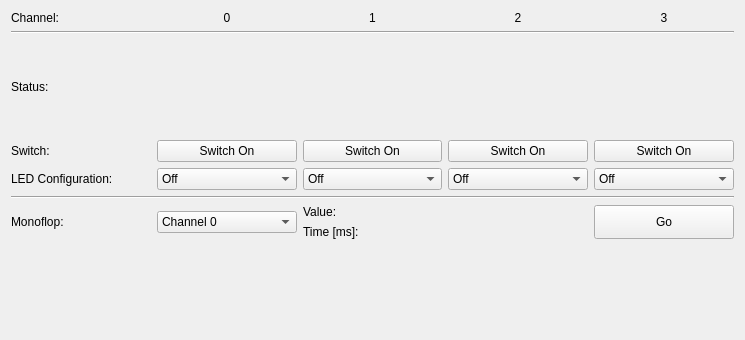
<?xml version="1.0" encoding="UTF-8"?>
<ui version="4.0">
 <class>IndustrialQuadRelayV2</class>
 <widget class="QWidget" name="IndustrialQuadRelayV2">
  <property name="geometry">
   <rect>
    <x>0</x>
    <y>0</y>
    <width>745</width>
    <height>340</height>
   </rect>
  </property>
  <property name="windowTitle">
   <string>Form</string>
  </property>
  <layout class="QVBoxLayout" name="verticalLayout">
   <item>
    <layout class="QGridLayout" name="gridLayout_2">
     <item row="3" column="2">
      <widget class="QLabel" name="b1_icon">
       <property name="text">
        <string/>
       </property>
       <property name="alignment">
        <set>Qt::AlignCenter</set>
       </property>
      </widget>
     </item>
     <item row="2" column="1">
      <spacer name="verticalSpacer_3">
       <property name="orientation">
        <enum>Qt::Vertical</enum>
       </property>
       <property name="sizeHint" stdset="0">
        <size>
         <width>20</width>
         <height>40</height>
        </size>
       </property>
      </spacer>
     </item>
     <item row="5" column="3">
      <widget class="QPushButton" name="b2">
       <property name="sizePolicy">
        <sizepolicy hsizetype="Expanding" vsizetype="Fixed">
         <horstretch>0</horstretch>
         <verstretch>0</verstretch>
        </sizepolicy>
       </property>
       <property name="text">
        <string>Switch On</string>
       </property>
      </widget>
     </item>
     <item row="3" column="4">
      <widget class="QLabel" name="b3_icon">
       <property name="text">
        <string/>
       </property>
       <property name="alignment">
        <set>Qt::AlignCenter</set>
       </property>
      </widget>
     </item>
     <item row="5" column="4">
      <widget class="QPushButton" name="b3">
       <property name="sizePolicy">
        <sizepolicy hsizetype="Expanding" vsizetype="Fixed">
         <horstretch>0</horstretch>
         <verstretch>0</verstretch>
        </sizepolicy>
       </property>
       <property name="text">
        <string>Switch On</string>
       </property>
      </widget>
     </item>
     <item row="7" column="0" colspan="5">
      <widget class="Line" name="line">
       <property name="orientation">
        <enum>Qt::Horizontal</enum>
       </property>
      </widget>
     </item>
     <item row="0" column="0">
      <widget class="QLabel" name="label_5">
       <property name="text">
        <string>Channel:</string>
       </property>
      </widget>
     </item>
     <item row="3" column="1">
      <widget class="QLabel" name="b0_icon">
       <property name="text">
        <string/>
       </property>
       <property name="alignment">
        <set>Qt::AlignCenter</set>
       </property>
      </widget>
     </item>
     <item row="0" column="2">
      <widget class="QLabel" name="b1_label">
       <property name="sizePolicy">
        <sizepolicy hsizetype="Expanding" vsizetype="Preferred">
         <horstretch>0</horstretch>
         <verstretch>0</verstretch>
        </sizepolicy>
       </property>
       <property name="text">
        <string>1</string>
       </property>
       <property name="alignment">
        <set>Qt::AlignCenter</set>
       </property>
      </widget>
     </item>
     <item row="0" column="1">
      <widget class="QLabel" name="b0_label">
       <property name="sizePolicy">
        <sizepolicy hsizetype="Expanding" vsizetype="Preferred">
         <horstretch>0</horstretch>
         <verstretch>0</verstretch>
        </sizepolicy>
       </property>
       <property name="text">
        <string>0</string>
       </property>
       <property name="alignment">
        <set>Qt::AlignCenter</set>
       </property>
      </widget>
     </item>
     <item row="0" column="3">
      <widget class="QLabel" name="b2_label">
       <property name="sizePolicy">
        <sizepolicy hsizetype="Expanding" vsizetype="Preferred">
         <horstretch>0</horstretch>
         <verstretch>0</verstretch>
        </sizepolicy>
       </property>
       <property name="text">
        <string>2</string>
       </property>
       <property name="alignment">
        <set>Qt::AlignCenter</set>
       </property>
      </widget>
     </item>
     <item row="0" column="4">
      <widget class="QLabel" name="b3_label">
       <property name="sizePolicy">
        <sizepolicy hsizetype="Expanding" vsizetype="Preferred">
         <horstretch>0</horstretch>
         <verstretch>0</verstretch>
        </sizepolicy>
       </property>
       <property name="text">
        <string>3</string>
       </property>
       <property name="alignment">
        <set>Qt::AlignCenter</set>
       </property>
      </widget>
     </item>
     <item row="5" column="1">
      <widget class="QPushButton" name="b0">
       <property name="sizePolicy">
        <sizepolicy hsizetype="Expanding" vsizetype="Fixed">
         <horstretch>0</horstretch>
         <verstretch>0</verstretch>
        </sizepolicy>
       </property>
       <property name="text">
        <string>Switch On</string>
       </property>
      </widget>
     </item>
     <item row="5" column="2">
      <widget class="QPushButton" name="b1">
       <property name="sizePolicy">
        <sizepolicy hsizetype="Expanding" vsizetype="Fixed">
         <horstretch>0</horstretch>
         <verstretch>0</verstretch>
        </sizepolicy>
       </property>
       <property name="text">
        <string>Switch On</string>
       </property>
      </widget>
     </item>
     <item row="3" column="3">
      <widget class="QLabel" name="b2_icon">
       <property name="text">
        <string/>
       </property>
       <property name="alignment">
        <set>Qt::AlignCenter</set>
       </property>
      </widget>
     </item>
     <item row="3" column="0">
      <widget class="QLabel" name="label_7">
       <property name="text">
        <string>Status:</string>
       </property>
      </widget>
     </item>
     <item row="6" column="1">
      <widget class="QComboBox" name="cbox_cs0_cfg">
       <property name="sizePolicy">
        <sizepolicy hsizetype="Expanding" vsizetype="Fixed">
         <horstretch>0</horstretch>
         <verstretch>0</verstretch>
        </sizepolicy>
       </property>
       <item>
        <property name="text">
         <string>Off</string>
        </property>
       </item>
       <item>
        <property name="text">
         <string>On</string>
        </property>
       </item>
       <item>
        <property name="text">
         <string>Heartbeat</string>
        </property>
       </item>
       <item>
        <property name="text">
         <string>Channel Status</string>
        </property>
       </item>
      </widget>
     </item>
     <item row="5" column="0">
      <widget class="QLabel" name="label_8">
       <property name="text">
        <string>Switch:</string>
       </property>
      </widget>
     </item>
     <item row="6" column="0">
      <widget class="QLabel" name="label_9">
       <property name="text">
        <string>LED Configuration:</string>
       </property>
      </widget>
     </item>
     <item row="4" column="1">
      <spacer name="verticalSpacer_4">
       <property name="orientation">
        <enum>Qt::Vertical</enum>
       </property>
       <property name="sizeHint" stdset="0">
        <size>
         <width>20</width>
         <height>40</height>
        </size>
       </property>
      </spacer>
     </item>
     <item row="6" column="4">
      <widget class="QComboBox" name="cbox_cs3_cfg">
       <property name="sizePolicy">
        <sizepolicy hsizetype="Expanding" vsizetype="Fixed">
         <horstretch>0</horstretch>
         <verstretch>0</verstretch>
        </sizepolicy>
       </property>
       <item>
        <property name="text">
         <string>Off</string>
        </property>
       </item>
       <item>
        <property name="text">
         <string>On</string>
        </property>
       </item>
       <item>
        <property name="text">
         <string>Heartbeat</string>
        </property>
       </item>
       <item>
        <property name="text">
         <string>Channel Status</string>
        </property>
       </item>
      </widget>
     </item>
     <item row="6" column="3">
      <widget class="QComboBox" name="cbox_cs2_cfg">
       <property name="sizePolicy">
        <sizepolicy hsizetype="Expanding" vsizetype="Fixed">
         <horstretch>0</horstretch>
         <verstretch>0</verstretch>
        </sizepolicy>
       </property>
       <item>
        <property name="text">
         <string>Off</string>
        </property>
       </item>
       <item>
        <property name="text">
         <string>On</string>
        </property>
       </item>
       <item>
        <property name="text">
         <string>Heartbeat</string>
        </property>
       </item>
       <item>
        <property name="text">
         <string>Channel Status</string>
        </property>
       </item>
      </widget>
     </item>
     <item row="6" column="2">
      <widget class="QComboBox" name="cbox_cs1_cfg">
       <property name="sizePolicy">
        <sizepolicy hsizetype="Expanding" vsizetype="Fixed">
         <horstretch>0</horstretch>
         <verstretch>0</verstretch>
        </sizepolicy>
       </property>
       <item>
        <property name="text">
         <string>Off</string>
        </property>
       </item>
       <item>
        <property name="text">
         <string>On</string>
        </property>
       </item>
       <item>
        <property name="text">
         <string>Heartbeat</string>
        </property>
       </item>
       <item>
        <property name="text">
         <string>Channel Status</string>
        </property>
       </item>
      </widget>
     </item>
     <item row="1" column="0" colspan="5">
      <widget class="Line" name="line_2">
       <property name="orientation">
        <enum>Qt::Horizontal</enum>
       </property>
      </widget>
     </item>
     <item row="8" column="3">
      <widget class="QStackedWidget" name="monoflop_value_stack"/>
     </item>
     <item row="8" column="2">
      <widget class="QLabel" name="label_6">
       <property name="sizePolicy">
        <sizepolicy hsizetype="Expanding" vsizetype="Preferred">
         <horstretch>0</horstretch>
         <verstretch>0</verstretch>
        </sizepolicy>
       </property>
       <property name="text">
        <string>Value:</string>
       </property>
      </widget>
     </item>
     <item row="9" column="2">
      <widget class="QLabel" name="monoflop_label2">
       <property name="sizePolicy">
        <sizepolicy hsizetype="Expanding" vsizetype="Preferred">
         <horstretch>0</horstretch>
         <verstretch>0</verstretch>
        </sizepolicy>
       </property>
       <property name="text">
        <string>Time [ms]:</string>
       </property>
      </widget>
     </item>
     <item row="9" column="3">
      <widget class="QStackedWidget" name="monoflop_time_stack"/>
     </item>
     <item row="8" column="4" rowspan="2">
      <widget class="QPushButton" name="monoflop_go">
       <property name="sizePolicy">
        <sizepolicy hsizetype="Expanding" vsizetype="Expanding">
         <horstretch>0</horstretch>
         <verstretch>0</verstretch>
        </sizepolicy>
       </property>
       <property name="text">
        <string>Go</string>
       </property>
      </widget>
     </item>
     <item row="8" column="1" rowspan="2">
      <widget class="QComboBox" name="monoflop_channel">
       <property name="sizePolicy">
        <sizepolicy hsizetype="Expanding" vsizetype="Fixed">
         <horstretch>0</horstretch>
         <verstretch>0</verstretch>
        </sizepolicy>
       </property>
       <property name="sizeAdjustPolicy">
        <enum>QComboBox::AdjustToContents</enum>
       </property>
       <item>
        <property name="text">
         <string>Channel 0</string>
        </property>
       </item>
       <item>
        <property name="text">
         <string>Channel 1</string>
        </property>
       </item>
       <item>
        <property name="text">
         <string>Channel 2</string>
        </property>
       </item>
       <item>
        <property name="text">
         <string>Channel 3</string>
        </property>
       </item>
      </widget>
     </item>
     <item row="8" column="0" rowspan="2">
      <widget class="QLabel" name="monoflop_label1">
       <property name="sizePolicy">
        <sizepolicy hsizetype="Expanding" vsizetype="Preferred">
         <horstretch>0</horstretch>
         <verstretch>0</verstretch>
        </sizepolicy>
       </property>
       <property name="text">
        <string>Monoflop:</string>
       </property>
      </widget>
     </item>
    </layout>
   </item>
   <item>
    <spacer name="verticalSpacer">
     <property name="orientation">
      <enum>Qt::Vertical</enum>
     </property>
     <property name="sizeHint" stdset="0">
      <size>
       <width>20</width>
       <height>40</height>
      </size>
     </property>
    </spacer>
   </item>
  </layout>
 </widget>
 <resources/>
 <connections/>
</ui>
